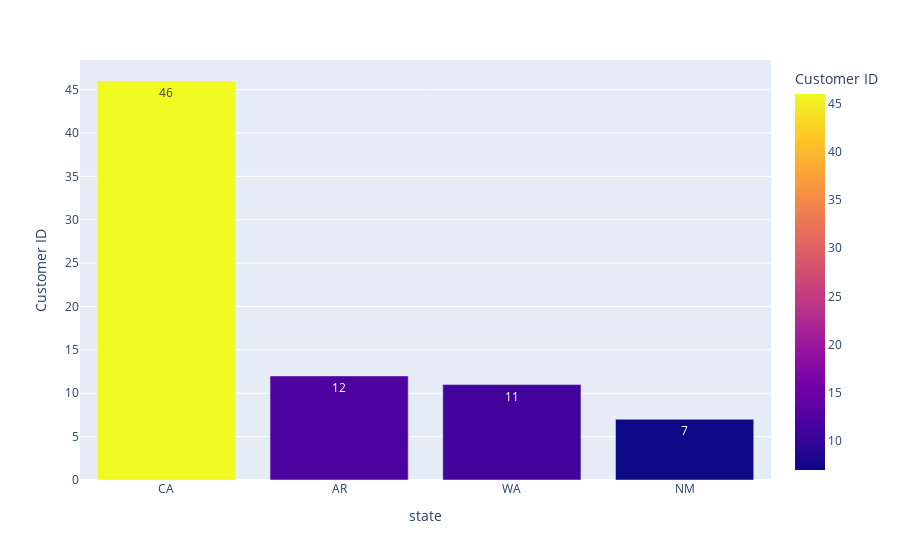

The code cell stored with this chart in its notebook:
### Code cell
# Visualize Customers by State
fig = px.bar(df.groupby(['state'])['Customer ID'].nunique().reset_index().sort_values('Customer ID',
                                                                                    ascending=False).head(50),
             x='state',
             y='Customer ID', 
             color = 'Customer ID',
             text = 'Customer ID')
fig.show()

### Figure 1 — Plotly figure (JSON) as saved in the notebook; plotly's stock layout.template omitted (floating-point values rounded to 4 significant figures)
{"data": [{"alignmentgroup": "True", "hovertemplate": "state=%{x}<br>Customer ID=%{marker.color}<extra></extra>", "legendgroup": "", "marker": {"color": [46, 12, 11, 7], "coloraxis": "coloraxis", "pattern": {"shape": ""}}, "name": "", "offsetgroup": "", "orientation": "v", "showlegend": false, "text": [46, 12, 11, 7], "textposition": "auto", "type": "bar", "x": ["CA", "AR", "WA", "NM"], "xaxis": "x", "y": [46, 12, 11, 7], "yaxis": "y"}], "layout": {"autosize": true, "barmode": "relative", "coloraxis": {"colorbar": {"title": {"text": "Customer ID"}}, "colorscale": [[0, "#0d0887"], [0.1111, "#46039f"], [0.2222, "#7201a8"], [0.3333, "#9c179e"], [0.4444, "#bd3786"], [0.5556, "#d8576b"], [0.6667, "#ed7953"], [0.7778, "#fb9f3a"], [0.8889, "#fdca26"], [1, "#f0f921"]]}, "legend": {"tracegroupgap": 0}, "margin": {"t": 60}, "xaxis": {"anchor": "y", "autorange": true, "domain": [0, 1], "range": [-0.5, 3.5], "title": {"text": "state"}, "type": "category"}, "yaxis": {"anchor": "x", "autorange": true, "domain": [0, 1], "range": [0, 48.42], "title": {"text": "Customer ID"}, "type": "linear"}}}
